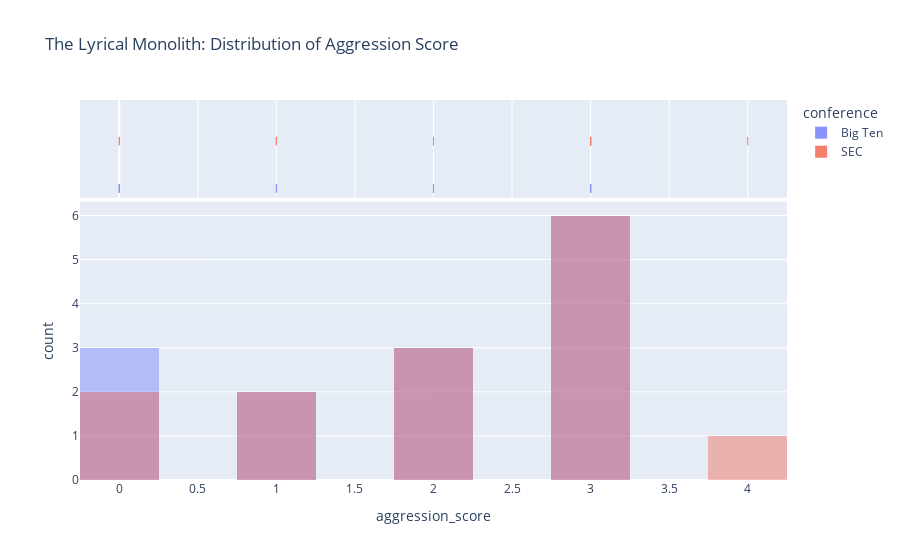

Notebook cell for this chart:
### Markdown cell above
Contrary to public perception, there is no statistically significant difference in lyrical aggression between the SEC and Big Ten ($p > 0.05$).

However, the Big Ten exhibits $20\%$ less variance in song structure, pointing to a more 'standardized' midwestern tradition.

### Code cell
import plotly.express as px

# Create a histogram that shows the "Shape" of the conferences
fig = px.histogram(fs[fs['conference'].isin(['Big Ten', 'SEC'])], 
                   x="aggression_score", 
                   color="conference", 
                   marginal="rug", # Shows individual data points at the bottom
                   barmode="overlay", # Let the bars overlap to see the 'Monolith'
                   nbins=10,
                   title="The Lyrical Monolith: Distribution of Aggression Score")

fig.update_traces(opacity=0.75) # Makes overlapping bars easier to see
fig.show()

### Figure 1 — Plotly figure (JSON) as saved in the notebook; plotly's stock layout.template omitted (floating-point values rounded to 4 significant figures)
{"data": [{"bingroup": "x", "hovertemplate": "conference=Big Ten<br>aggression_score=%{x}<br>count=%{y}<extra></extra>", "legendgroup": "Big Ten", "marker": {"color": "#636efa", "opacity": 0.5, "pattern": {"shape": ""}}, "name": "Big Ten", "nbinsx": 10, "opacity": 0.75, "orientation": "v", "showlegend": true, "type": "histogram", "x": [2, 1, 2, 3, 0, 3, 0, 0, 3, 3, 3, 1, 3, 2], "xaxis": "x", "yaxis": "y"}, {"boxpoints": "all", "fillcolor": "rgba(255,255,255,0)", "hoveron": "points", "hovertemplate": "conference=Big Ten<br>aggression_score=%{x}<extra></extra>", "jitter": 0, "legendgroup": "Big Ten", "line": {"color": "rgba(255,255,255,0)"}, "marker": {"color": "#636efa", "symbol": "line-ns-open"}, "name": "Big Ten", "opacity": 0.75, "showlegend": false, "type": "box", "x": [2, 1, 2, 3, 0, 3, 0, 0, 3, 3, 3, 1, 3, 2], "xaxis": "x2", "yaxis": "y2"}, {"bingroup": "x", "hovertemplate": "conference=SEC<br>aggression_score=%{x}<br>count=%{y}<extra></extra>", "legendgroup": "SEC", "marker": {"color": "#EF553B", "opacity": 0.5, "pattern": {"shape": ""}}, "name": "SEC", "nbinsx": 10, "opacity": 0.75, "orientation": "v", "showlegend": true, "type": "histogram", "x": [4, 1, 3, 1, 0, 3, 2, 3, 3, 3, 2, 0, 2, 3], "xaxis": "x", "yaxis": "y"}, {"boxpoints": "all", "fillcolor": "rgba(255,255,255,0)", "hoveron": "points", "hovertemplate": "conference=SEC<br>aggression_score=%{x}<extra></extra>", "jitter": 0, "legendgroup": "SEC", "line": {"color": "rgba(255,255,255,0)"}, "marker": {"color": "#EF553B", "symbol": "line-ns-open"}, "name": "SEC", "opacity": 0.75, "showlegend": false, "type": "box", "x": [4, 1, 3, 1, 0, 3, 2, 3, 3, 3, 2, 0, 2, 3], "xaxis": "x2", "yaxis": "y2"}], "layout": {"barmode": "overlay", "legend": {"title": {"text": "conference"}, "tracegroupgap": 0}, "title": {"text": "The Lyrical Monolith: Distribution of Aggression Score"}, "xaxis": {"anchor": "y", "domain": [0, 1], "title": {"text": "aggression_score"}}, "xaxis2": {"anchor": "y2", "domain": [0, 1], "matches": "x", "showgrid": true, "showticklabels": false}, "yaxis": {"anchor": "x", "domain": [0, 0.7326], "title": {"text": "count"}}, "yaxis2": {"anchor": "x2", "domain": [0.7426, 1], "matches": "y2", "showgrid": false, "showline": false, "showticklabels": false, "ticks": ""}}}
